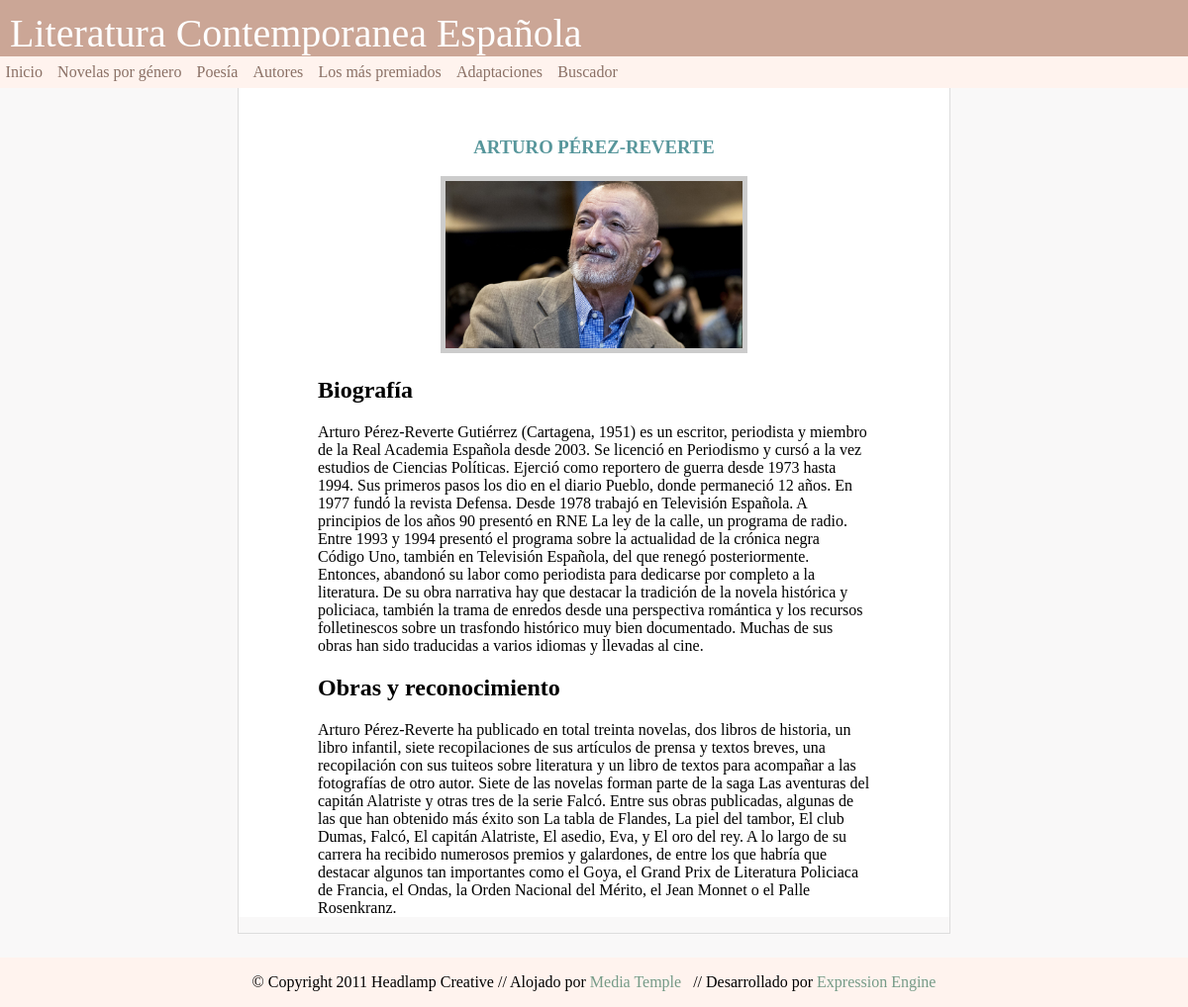
/fichaAutor.php?id_autor=28, run on the app's committed database.
### tables this page shows
CREATE TABLE `autores` (
  `id_autor` int(10) NOT NULL,
  `nombre` varchar(255) NOT NULL,
  `biografia` text NOT NULL,
  `obras_reconocimiento` text NOT NULL,
  `imagen` varchar(255) DEFAULT NULL
);

### fichaAutor.php (the view, shortened to what this page needs)
<?php
	include("config.php");
	$consulta = "SELECT * FROM autores WHERE id_autor=".$_GET["id_autor"];
	$resultado = mysqli_query ($conexion, $consulta);
	$autorInfo = mysqli_fetch_array($resultado);
?>
<!DOCTYPE html>
<html>
  <head>
    <link href="css/estilo.css" rel="stylesheet" type="text/css">
  </head>
  <body>
    <?php include("comunes/header.php"); ?>
    <?php include("comunes/menu.php"); ?>
	<div id="margin">
	<section>
    <article>
	<?php
		echo "<div class='imagen'>";
		echo "<h1>".$autorInfo["nombre"]."</h1>\n";
		echo "<figure class=\"imagenreceta\">\n";
		echo "<img alt=\"Retrato de ".$autorInfo["nombre"]."\" src=\"".$autorInfo["imagen"]."\" />\n";
		echo "</figure>";
		echo "</div>";
		echo "<h2>Biografía</h2>";
		echo '<p>'.$autorInfo["biografia"].'</p>';
		echo "<h2>Obras y reconocimiento</h2>";
		echo '<p>'.$autorInfo["obras_reconocimiento"].'</p>';
	?>
    </article>
	</section>
	</div>
    <?php include("comunes/footer.php"); ?>
  </body>
</html>

### css/estilo.css (style rules this page uses)
body { padding: 0px; margin: 0; background-color: #f5f3f385; font-family: Century Gothic; }
section { background-color: white; padding-left: 80px; padding-right: 80px; padding-top: 30px; }
#margin { margin-left: 20%; margin-right: 20%; border-right: 1px solid #dddddd; border-left: 1px solid #dddddd; border-bottom: 1px solid #dddddd; }
article img { width: 300px; border: 5px solid #cccccc; }
.imagen { text-align: center; color: #57969b; }

### data on the page
autores: nombre "ARTURO PÉREZ-REVERTE", imagen (picture), biografia "Arturo Pérez-Reverte Gutiérrez (Cartagena, 1951) es un escritor, periodista y miembro de la Real Academia Española desde 2003. Se licenció en Periodismo y cursó a la vez estudios de Ciencias Políticas. Ejerció como reportero de guerra desde 1973 hasta 1994. Sus primeros pasos los dio en el diario Pueblo, donde permaneció 12 años. En 1977 fundó la revista Defensa. Desde 1978 trabajó en Televisión Española. A principios de los años 90 presentó en RNE La ley de la calle, un programa de radio. Entre 1993 y 1994 presentó el programa sobre la actualidad de la crónica negra Código Uno, también en Televisión Española, del que renegó posteriormente. Entonces, abandonó su labor como periodista para…", obras_reconocimiento "Arturo Pérez-Reverte ha publicado en total treinta novelas, dos libros de historia, un libro infantil, siete recopilaciones de sus artículos de prensa y textos breves, una recopilación con sus tuiteos sobre literatura y un libro de textos para acompañar a las fotografías de otro autor. Siete de las novelas forman parte de la saga Las aventuras del capitán Alatriste y otras tres de la serie Falcó. Entre sus obras publicadas, algunas de las que han obtenido más éxito son La tabla de Flandes, La piel del tambor, El club Dumas, Falcó, El capitán Alatriste, El asedio, Eva, y El oro del rey. A lo largo de su carrera ha recibido numerosos premios y galardones, de entre los que habría que destacar…"

### other printed values
$rotulo "Inicio"
$rotulo "Novelas por género"
$rotulo "Poesía"
$rotulo "Autores"
$rotulo "Los más premiados"
$rotulo "Adaptaciones"
$rotulo "Buscador"
